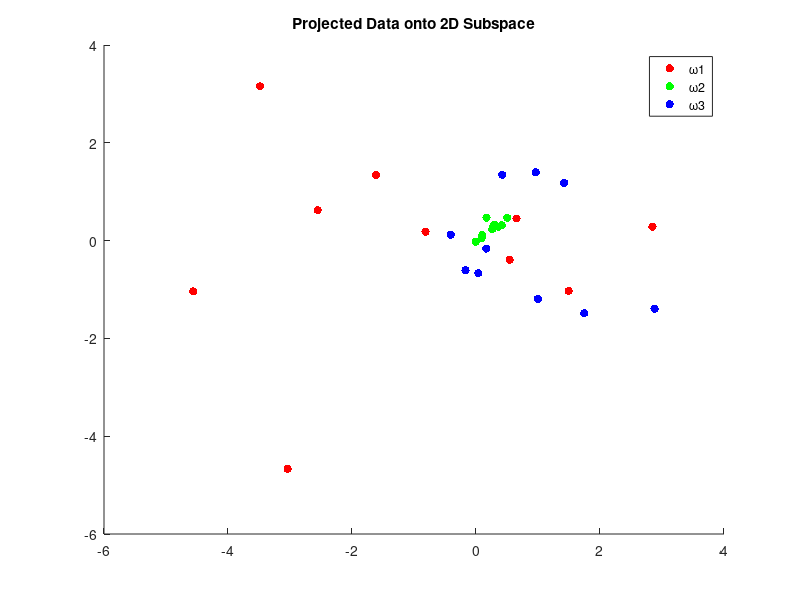

The MATLAB source for this figure:
clear ;
clc ;

data_w1 = [
    0.42 -0.2 1.3 0.39 -1.6 -0.029 -0.23 0.27 -1.9 0.87;
    -0.087 -3.3 -0.32 0.71 -5.3 0.89 1.9 -0.3 0.76 -1;
    0.58 -3.4 1.7 0.23 -0.15 -4.7 2.2 -0.87 -2.1 -2.6];
data_w2 = [
    -0.4 -0.31 0.38 -0.15 -0.35 0.17 -0.011 -0.27 -0.065 -0.12;
    0.58 0.27 0.055 0.53 0.47 0.69 0.55 0.61 0.49 0.054;
    0.089 -0.04 -0.035 0.011 0.034 0.1 -0.18 0.12 0.0012 -0.063];
data_w3 = [
    0.83 1.1 -0.44 0.047 0.28 -0.39 0.34 -0.3 1.1 0.18;
    1.6 1.6 -0.41 -0.45 0.35 -0.48 -0.079 -0.22 1.2 -0.11;
    -0.014 0.48 0.32 1.4 3.1 0.11 0.14 2.2 -0.46 -0.49];

data = [data_w1 data_w2 data_w3] ;

% (a)
mean_vec = zeros(3 , 1) ;
for i = 1:3
    mean_vec(i) = mean(data(i,:)) ;
end

% disp(mean_vec)

S = zeros(3 , 3) ;
for j = 1:30
    dif = data(:,j) - mean_vec(:) ;
    S = S + dif * dif' ;
end

% (b)
[eigenvectors, eigenvalues] = eig(S);
[eigenvalues_sorted, idx] = sort(diag(eigenvalues), 'descend');
principal_eigenvectors = eigenvectors(:, idx(1:2)); % Top 2 eigenvectors

% (c)
% ak = e'(xk - m)
a = zeros(2 , 30) ;
for e = 1:2
    eigenvector = principal_eigenvectors(:,e) ;
    for i = 1:30
        a(e,i) = eigenvector' * (data(:,i) - mean_vec);
    end
end

% Plot projected data
figure;
scatter(a(1,1:10), a(2,1:10), 'r', 'filled'); 
hold on ;
scatter(a(1,11:20), a(2,11:20), 'g', 'filled');
hold on ;
scatter(a(1,21:30), a(2,21:30), 'b', 'filled');
hold on ;
title('Projected Data onto 2D Subspace');
legend({'ω1', 'ω2', 'ω3'});